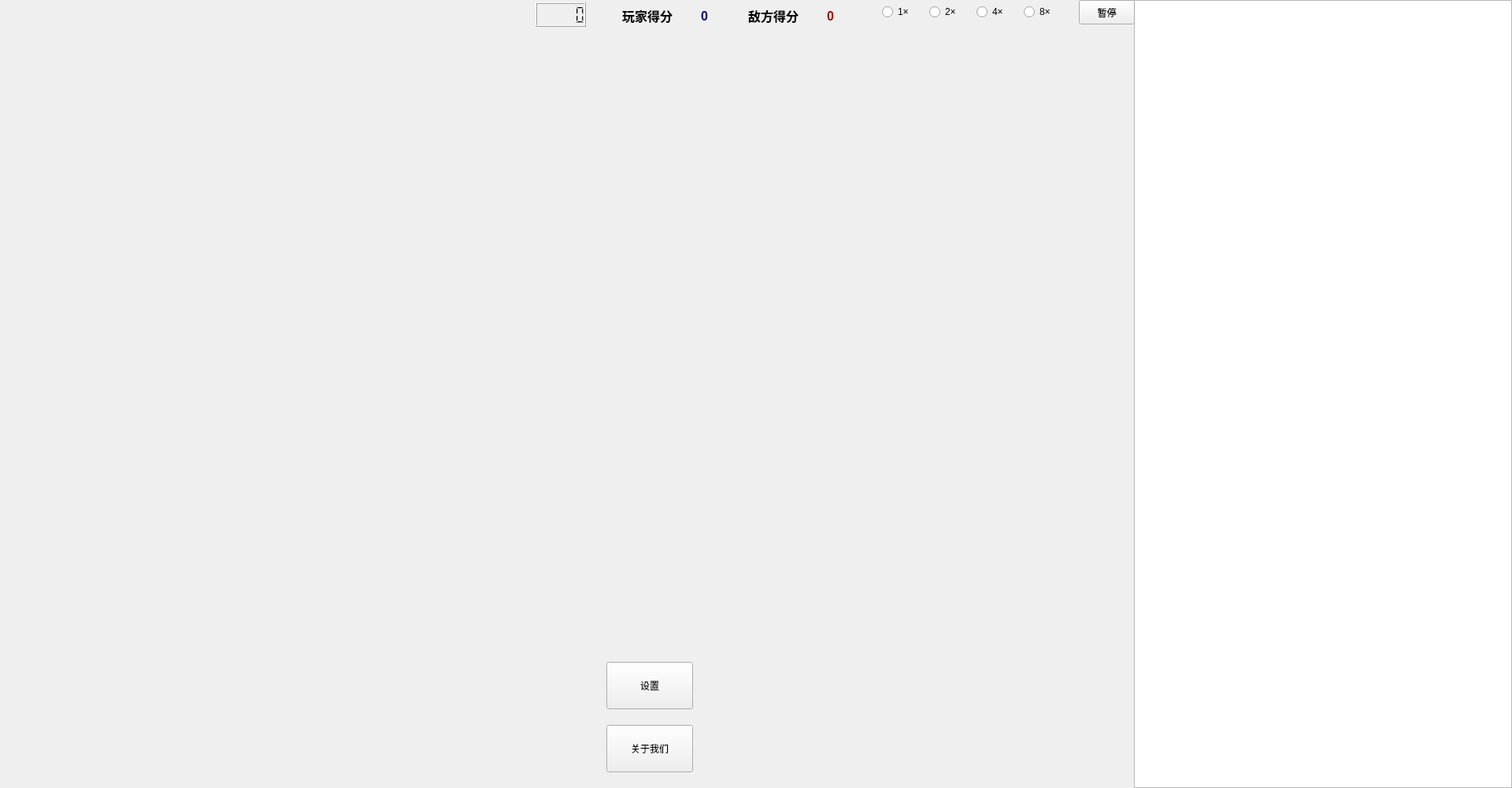
<?xml version="1.0" encoding="UTF-8"?>
<ui version="4.0">
 <class>MainWidget</class>
 <widget class="QWidget" name="MainWidget">
  <property name="geometry">
   <rect>
    <x>0</x>
    <y>0</y>
    <width>1920</width>
    <height>1000</height>
   </rect>
  </property>
  <property name="windowTitle">
   <string>MainWidget</string>
  </property>
  <widget class="GameWidget" name="Game" native="true">
   <property name="geometry">
    <rect>
     <x>0</x>
     <y>45</y>
     <width>1440</width>
     <height>751</height>
    </rect>
   </property>
   <widget class="QLabel" name="tip">
    <property name="geometry">
     <rect>
      <x>10</x>
      <y>690</y>
      <width>1401</width>
      <height>41</height>
     </rect>
    </property>
    <property name="font">
     <font>
      <pointsize>12</pointsize>
      <weight>75</weight>
      <bold>true</bold>
     </font>
    </property>
    <property name="text">
     <string/>
    </property>
   </widget>
   <widget class="QLabel" name="statusLbl">
    <property name="enabled">
     <bool>true</bool>
    </property>
    <property name="geometry">
     <rect>
      <x>1160</x>
      <y>660</y>
      <width>281</width>
      <height>101</height>
     </rect>
    </property>
    <property name="maximumSize">
     <size>
      <width>16777213</width>
      <height>16777215</height>
     </size>
    </property>
    <property name="palette">
     <palette>
      <active>
       <colorrole role="WindowText">
        <brush brushstyle="SolidPattern">
         <color alpha="255">
          <red>0</red>
          <green>85</green>
          <blue>255</blue>
         </color>
        </brush>
       </colorrole>
      </active>
      <inactive>
       <colorrole role="WindowText">
        <brush brushstyle="SolidPattern">
         <color alpha="255">
          <red>0</red>
          <green>85</green>
          <blue>255</blue>
         </color>
        </brush>
       </colorrole>
      </inactive>
      <disabled>
       <colorrole role="WindowText">
        <brush brushstyle="SolidPattern">
         <color alpha="255">
          <red>120</red>
          <green>120</green>
          <blue>120</blue>
         </color>
        </brush>
       </colorrole>
      </disabled>
     </palette>
    </property>
    <property name="font">
     <font>
      <family>微软雅黑</family>
      <pointsize>14</pointsize>
     </font>
    </property>
    <property name="text">
     <string/>
    </property>
    <property name="textFormat">
     <enum>Qt::AutoText</enum>
    </property>
    <property name="scaledContents">
     <bool>false</bool>
    </property>
    <property name="alignment">
     <set>Qt::AlignCenter</set>
    </property>
    <property name="margin">
     <number>0</number>
    </property>
   </widget>
  </widget>
  <widget class="QLCDNumber" name="lcdNumber">
   <property name="geometry">
    <rect>
     <x>680</x>
     <y>3</y>
     <width>64</width>
     <height>31</height>
    </rect>
   </property>
  </widget>
  <widget class="QLabel" name="resWood">
   <property name="geometry">
    <rect>
     <x>85</x>
     <y>10</y>
     <width>81</width>
     <height>21</height>
    </rect>
   </property>
   <property name="font">
    <font>
     <pointsize>9</pointsize>
     <weight>75</weight>
     <bold>true</bold>
    </font>
   </property>
   <property name="text">
    <string/>
   </property>
  </widget>
  <widget class="QLabel" name="resFood">
   <property name="geometry">
    <rect>
     <x>240</x>
     <y>10</y>
     <width>81</width>
     <height>21</height>
    </rect>
   </property>
   <property name="font">
    <font>
     <pointsize>9</pointsize>
     <weight>75</weight>
     <bold>true</bold>
    </font>
   </property>
   <property name="text">
    <string/>
   </property>
  </widget>
  <widget class="QLabel" name="resGold">
   <property name="geometry">
    <rect>
     <x>395</x>
     <y>10</y>
     <width>81</width>
     <height>21</height>
    </rect>
   </property>
   <property name="font">
    <font>
     <pointsize>9</pointsize>
     <weight>75</weight>
     <bold>true</bold>
    </font>
   </property>
   <property name="text">
    <string/>
   </property>
  </widget>
  <widget class="QLabel" name="resStone">
   <property name="geometry">
    <rect>
     <x>550</x>
     <y>10</y>
     <width>81</width>
     <height>21</height>
    </rect>
   </property>
   <property name="font">
    <font>
     <pointsize>9</pointsize>
     <weight>75</weight>
     <bold>true</bold>
    </font>
   </property>
   <property name="text">
    <string/>
   </property>
  </widget>
  <widget class="QTextBrowser" name="DebugTexter">
   <property name="geometry">
    <rect>
     <x>1440</x>
     <y>0</y>
     <width>480</width>
     <height>1000</height>
    </rect>
   </property>
  </widget>
  <widget class="ViewWidget" name="mapView" native="true">
   <property name="geometry">
    <rect>
     <x>920</x>
     <y>810</y>
     <width>513</width>
     <height>177</height>
    </rect>
   </property>
  </widget>
  <widget class="QLabel" name="version">
   <property name="geometry">
    <rect>
     <x>1780</x>
     <y>940</y>
     <width>121</width>
     <height>61</height>
    </rect>
   </property>
   <property name="palette">
    <palette>
     <active>
      <colorrole role="WindowText">
       <brush brushstyle="SolidPattern">
        <color alpha="255">
         <red>255</red>
         <green>0</green>
         <blue>0</blue>
        </color>
       </brush>
      </colorrole>
     </active>
     <inactive>
      <colorrole role="WindowText">
       <brush brushstyle="SolidPattern">
        <color alpha="255">
         <red>255</red>
         <green>0</green>
         <blue>0</blue>
        </color>
       </brush>
      </colorrole>
     </inactive>
     <disabled>
      <colorrole role="WindowText">
       <brush brushstyle="SolidPattern">
        <color alpha="255">
         <red>120</red>
         <green>120</green>
         <blue>120</blue>
        </color>
       </brush>
      </colorrole>
     </disabled>
    </palette>
   </property>
   <property name="font">
    <font>
     <pointsize>15</pointsize>
     <weight>75</weight>
     <bold>true</bold>
    </font>
   </property>
   <property name="text">
    <string/>
   </property>
  </widget>
  <widget class="QRadioButton" name="radioButton_1">
   <property name="geometry">
    <rect>
     <x>1120</x>
     <y>0</y>
     <width>61</width>
     <height>30</height>
    </rect>
   </property>
   <property name="text">
    <string>1×</string>
   </property>
  </widget>
  <widget class="QRadioButton" name="radioButton_2">
   <property name="geometry">
    <rect>
     <x>1180</x>
     <y>0</y>
     <width>61</width>
     <height>30</height>
    </rect>
   </property>
   <property name="text">
    <string>2×</string>
   </property>
  </widget>
  <widget class="QRadioButton" name="radioButton_4">
   <property name="geometry">
    <rect>
     <x>1240</x>
     <y>0</y>
     <width>61</width>
     <height>30</height>
    </rect>
   </property>
   <property name="text">
    <string>4×</string>
   </property>
  </widget>
  <widget class="QRadioButton" name="radioButton_8">
   <property name="enabled">
    <bool>true</bool>
   </property>
   <property name="geometry">
    <rect>
     <x>1300</x>
     <y>0</y>
     <width>61</width>
     <height>30</height>
    </rect>
   </property>
   <property name="contextMenuPolicy">
    <enum>Qt::PreventContextMenu</enum>
   </property>
   <property name="text">
    <string>8×</string>
   </property>
  </widget>
  <widget class="QPushButton" name="option">
   <property name="geometry">
    <rect>
     <x>770</x>
     <y>840</y>
     <width>110</width>
     <height>60</height>
    </rect>
   </property>
   <property name="font">
    <font>
     <family>华文行楷</family>
    </font>
   </property>
   <property name="text">
    <string>设置</string>
   </property>
  </widget>
  <widget class="QPushButton" name="stopButton">
   <property name="geometry">
    <rect>
     <x>1370</x>
     <y>0</y>
     <width>71</width>
     <height>31</height>
    </rect>
   </property>
   <property name="text">
    <string>暂停</string>
   </property>
  </widget>
  <widget class="QLabel" name="usr">
   <property name="geometry">
    <rect>
     <x>790</x>
     <y>5</y>
     <width>101</width>
     <height>31</height>
    </rect>
   </property>
   <property name="font">
    <font>
     <pointsize>9</pointsize>
     <weight>75</weight>
     <bold>true</bold>
    </font>
   </property>
   <property name="text">
    <string>&lt;html&gt;&lt;head/&gt;&lt;body&gt;&lt;p&gt;&lt;span style=&quot; font-size:12pt;&quot;&gt;玩家得分&lt;/span&gt;&lt;/p&gt;&lt;/body&gt;&lt;/html&gt;</string>
   </property>
   <property name="textFormat">
    <enum>Qt::AutoText</enum>
   </property>
  </widget>
  <widget class="QLabel" name="enemy">
   <property name="geometry">
    <rect>
     <x>950</x>
     <y>5</y>
     <width>101</width>
     <height>31</height>
    </rect>
   </property>
   <property name="font">
    <font>
     <pointsize>9</pointsize>
     <weight>75</weight>
     <bold>true</bold>
    </font>
   </property>
   <property name="text">
    <string>&lt;html&gt;&lt;head/&gt;&lt;body&gt;&lt;p&gt;&lt;span style=&quot; font-size:12pt;&quot;&gt;敌方得分&lt;/span&gt;&lt;/p&gt;&lt;/body&gt;&lt;/html&gt;</string>
   </property>
  </widget>
  <widget class="QLabel" name="score0">
   <property name="geometry">
    <rect>
     <x>890</x>
     <y>5</y>
     <width>61</width>
     <height>31</height>
    </rect>
   </property>
   <property name="font">
    <font>
     <pointsize>9</pointsize>
     <weight>75</weight>
     <bold>true</bold>
    </font>
   </property>
   <property name="text">
    <string>&lt;html&gt;&lt;head/&gt;&lt;body&gt;&lt;p&gt;&lt;span style=&quot; font-size:12pt; color:#00007f;&quot;&gt;0&lt;/span&gt;&lt;/p&gt;&lt;/body&gt;&lt;/html&gt;</string>
   </property>
  </widget>
  <widget class="QLabel" name="score1">
   <property name="geometry">
    <rect>
     <x>1050</x>
     <y>5</y>
     <width>61</width>
     <height>31</height>
    </rect>
   </property>
   <property name="font">
    <font>
     <pointsize>9</pointsize>
     <weight>75</weight>
     <bold>true</bold>
    </font>
   </property>
   <property name="text">
    <string>&lt;html&gt;&lt;head/&gt;&lt;body&gt;&lt;p&gt;&lt;span style=&quot; font-size:12pt; color:#aa0000;&quot;&gt;0&lt;/span&gt;&lt;/p&gt;&lt;/body&gt;&lt;/html&gt;</string>
   </property>
  </widget>
  <widget class="QPushButton" name="option_2">
   <property name="geometry">
    <rect>
     <x>770</x>
     <y>920</y>
     <width>110</width>
     <height>60</height>
    </rect>
   </property>
   <property name="font">
    <font>
     <family>华文行楷</family>
    </font>
   </property>
   <property name="text">
    <string>关于我们</string>
   </property>
  </widget>
  <widget class="QWidget" name="layoutWidget">
   <property name="geometry">
    <rect>
     <x>300</x>
     <y>820</y>
     <width>461</width>
     <height>151</height>
    </rect>
   </property>
   <layout class="QGridLayout" name="gridLayout">
    <item row="0" column="0">
     <widget class="ActWidget" name="interact1" native="true"/>
    </item>
    <item row="0" column="1">
     <widget class="ActWidget" name="interact2" native="true"/>
    </item>
    <item row="0" column="2">
     <widget class="ActWidget" name="interact3" native="true"/>
    </item>
    <item row="0" column="3">
     <widget class="ActWidget" name="interact4" native="true"/>
    </item>
    <item row="0" column="4">
     <widget class="ActWidget" name="interact5" native="true"/>
    </item>
    <item row="1" column="0">
     <widget class="ActWidget" name="interact7" native="true"/>
    </item>
    <item row="1" column="1">
     <widget class="ActWidget" name="interact8" native="true"/>
    </item>
    <item row="1" column="2">
     <widget class="ActWidget" name="interact9" native="true"/>
    </item>
    <item row="1" column="3">
     <widget class="ActWidget" name="interact10" native="true"/>
    </item>
    <item row="1" column="4">
     <widget class="ActWidget" name="interact11" native="true"/>
    </item>
    <item row="1" column="5">
     <widget class="ActWidget" name="interact12" native="true"/>
    </item>
    <item row="0" column="5">
     <widget class="ActWidget" name="interact6" native="true"/>
    </item>
   </layout>
  </widget>
 </widget>
 <layoutdefault spacing="6" margin="11"/>
 <customwidgets>
  <customwidget>
   <class>GameWidget</class>
   <extends>QWidget</extends>
   <header>GameWidget.h</header>
   <container>1</container>
  </customwidget>
  <customwidget>
   <class>ActWidget</class>
   <extends>QWidget</extends>
   <header>ActWidget.h</header>
   <container>1</container>
  </customwidget>
  <customwidget>
   <class>ViewWidget</class>
   <extends>QWidget</extends>
   <header location="global">ViewWidget.h</header>
   <container>1</container>
  </customwidget>
 </customwidgets>
 <resources/>
 <connections/>
</ui>
